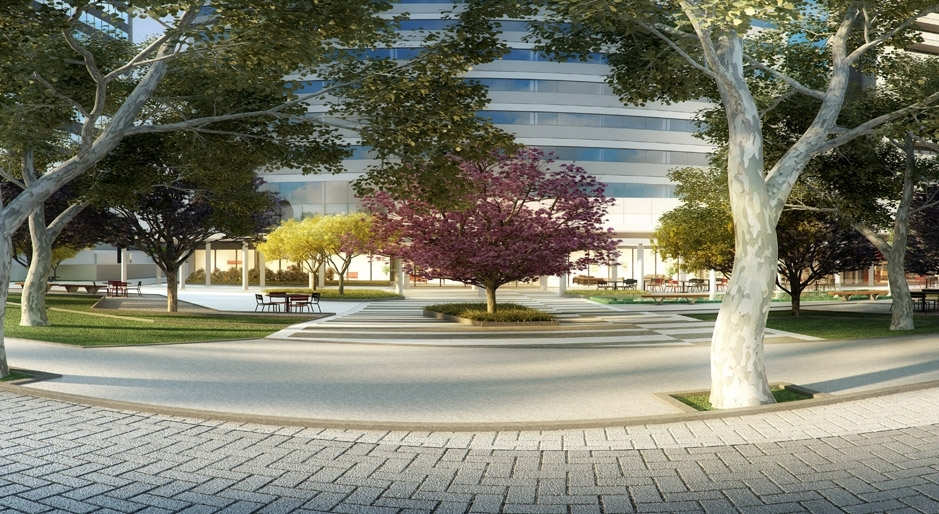
%> input picture Udemy_Visao_Computacional/Tranformacoes_Ponto_a_Ponto/praca.jpg, 939 x 514 px
$ octave Escala.m   (GNU Octave 9; MATLAB toolbox functions it lacks are replaced by stand-ins)
%> lines starting %> are read from the running program, lines starting %| are printed output that depends on the picture
imagem_Rgb = imread("praca.jpg");
%> imagem_Rgb is the input picture: size 514x939x3 uint8; mean R, G, B 123.7, 124, 107.9

imagem_Gray = rgb2gray(imagem_Rgb);
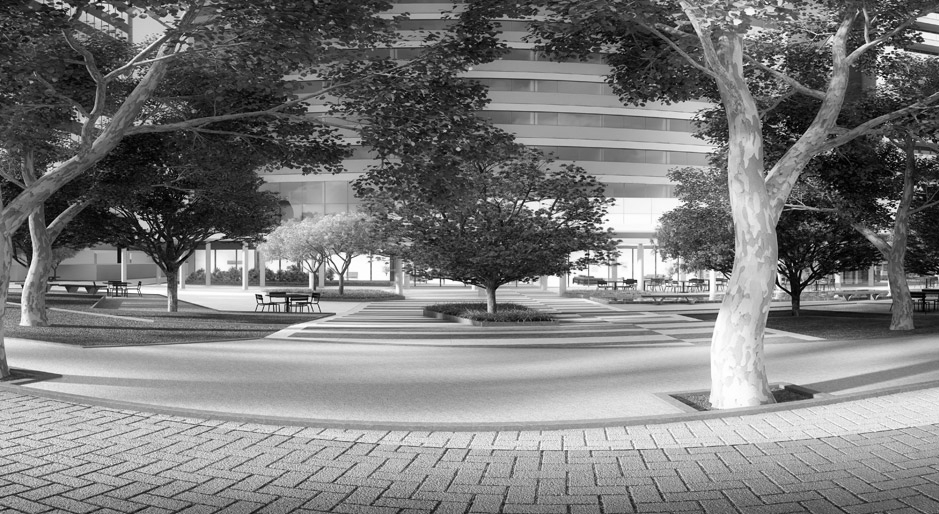
%> imagem_Gray: size 514x939 uint8; min 0, max 255, mean 122.1

imagem_Scale_1 = imresize(imagem_Gray,0.05);
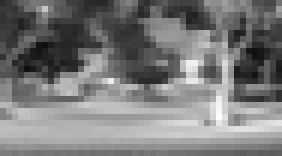
%> imagem_Scale_1: size 26x47 uint8 (shown 6 times larger); min 15, max 255, mean 122.2
imagem_Scale_2 = imresize(imagem_Gray,[200,200],"bicubic");
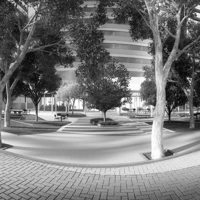
%> imagem_Scale_2: size 200x200 uint8; min 2, max 255, mean 122.1

subplot(1,3,1); imshow(imagem_Gray);
subplot(1,3,2); imshow(imagem_Scale_1);
subplot(1,3,3); imshow(imagem_Scale_2);

$ run again, with Udemy_Visao_Computacional/Tranformacoes_Ponto_a_Ponto/teste.png saved as Udemy_Visao_Computacional/Tranformacoes_Ponto_a_Ponto/praca.jpg
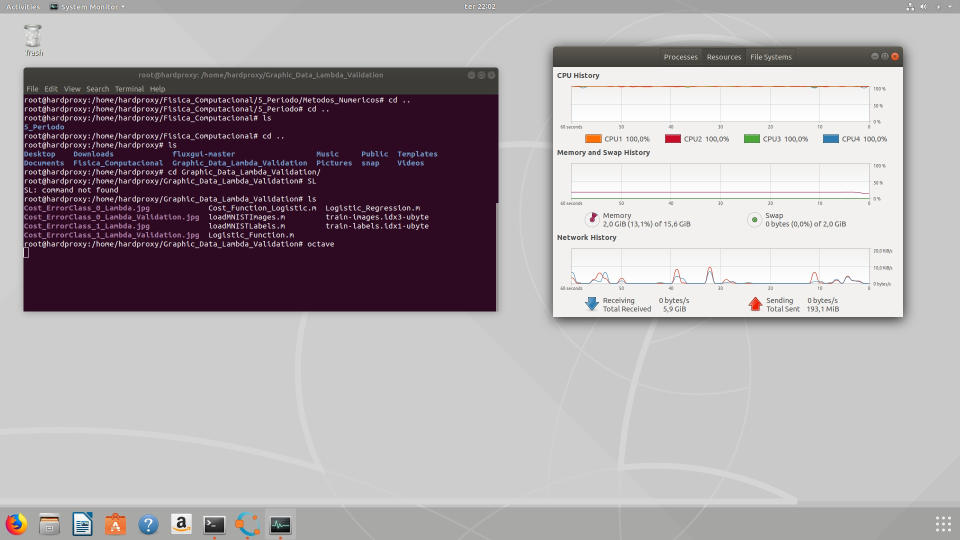
%> input picture Udemy_Visao_Computacional/Tranformacoes_Ponto_a_Ponto/teste.png, 1920 x 1080 px (shown at 1/2 size)
%> imagem_Rgb is the input picture: size 1080x1920x3 uint8; mean R, G, B 170.4, 163.5, 167.5
%> `imagem_Gray = rgb2gray(imagem_Rgb);`:
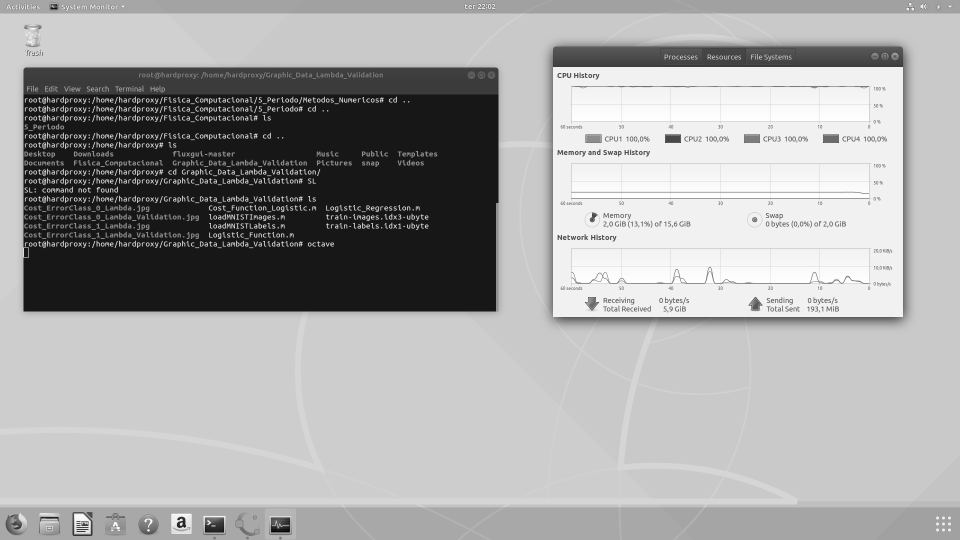
%> imagem_Gray: size 1080x1920 uint8 (shown at 1/2 size); min 0, max 255, mean 166
%> `imagem_Scale_2 = imresize(imagem_Gray,[200,200],"bicubic");`:
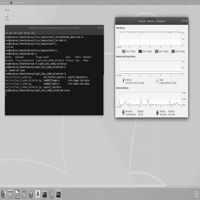
%> imagem_Scale_2: size 200x200 uint8; min 9, max 255, mean 166
